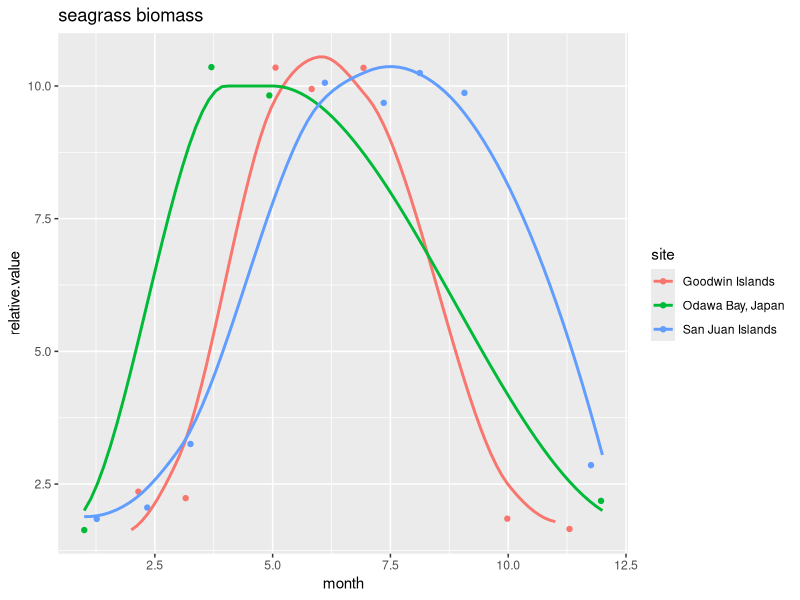
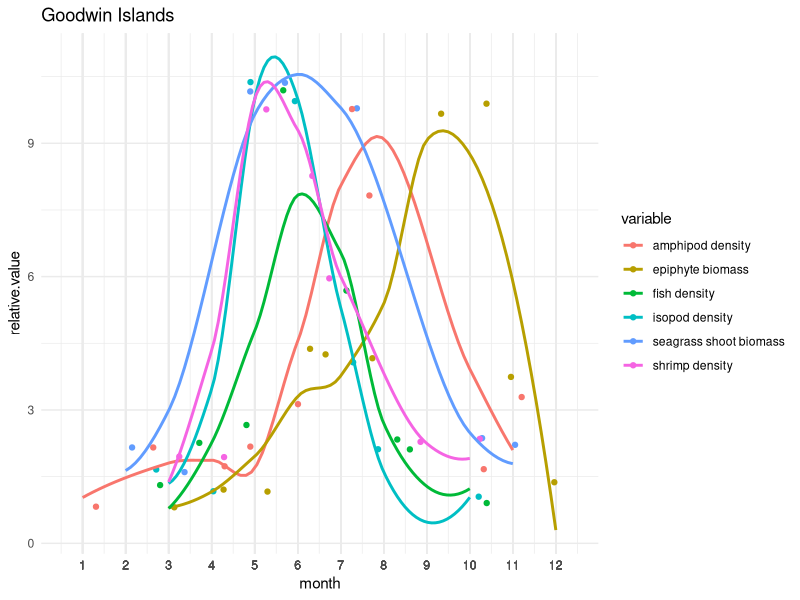
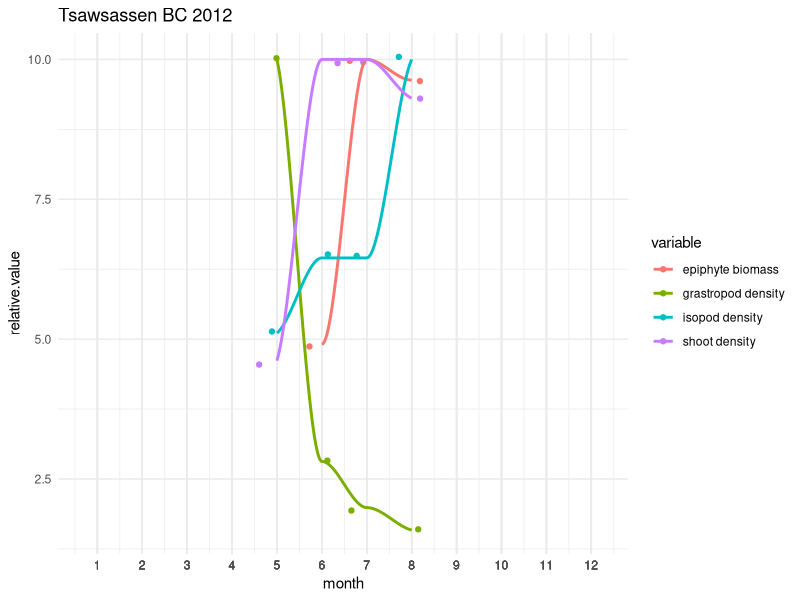
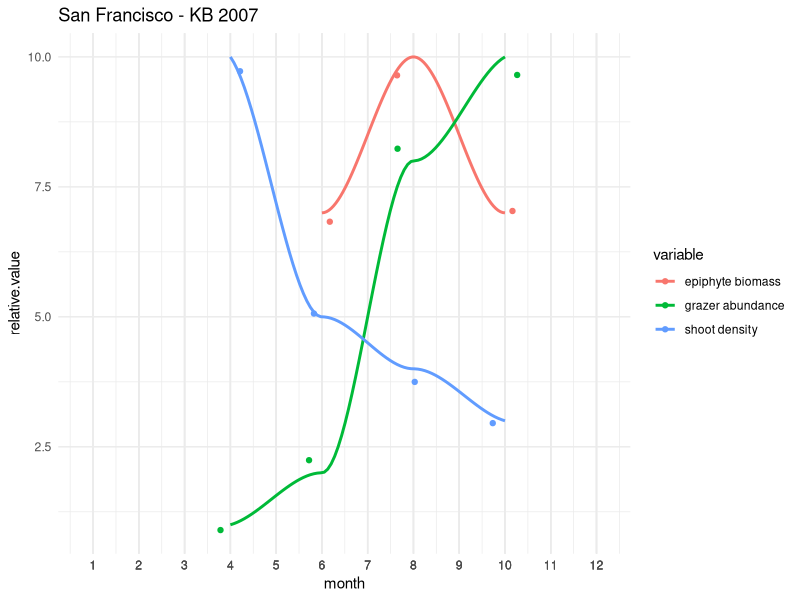
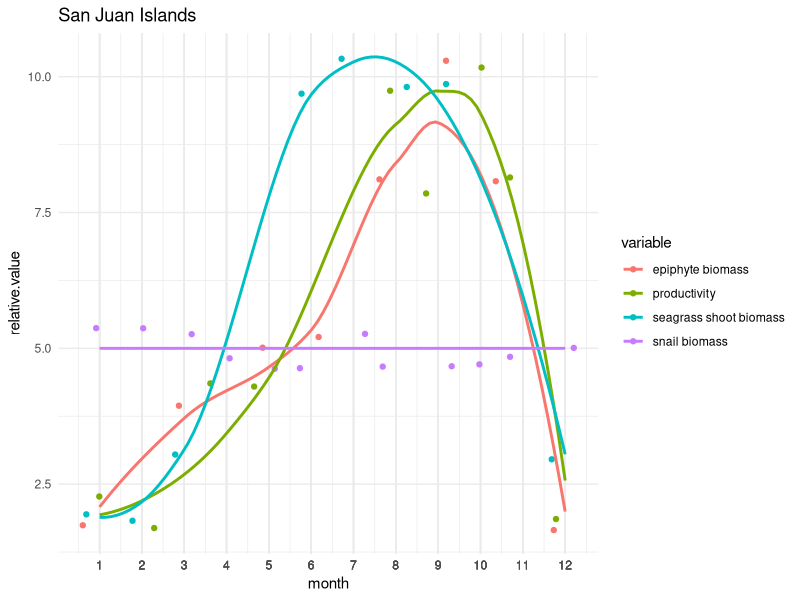
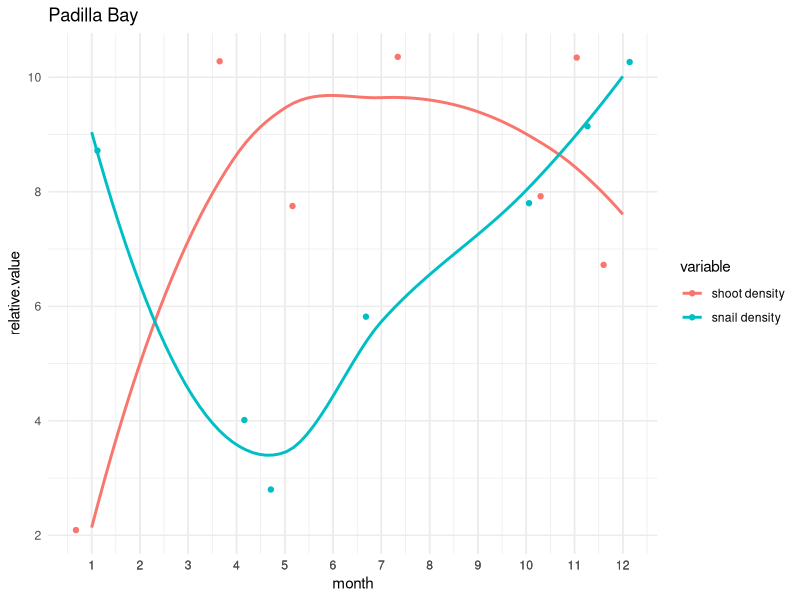
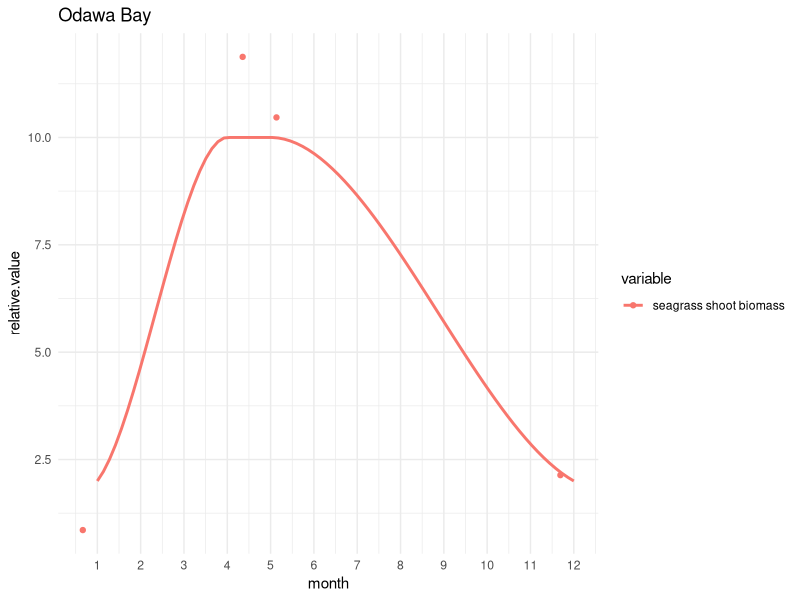

These figures' R source, in order: (Note: this script raises an error after producing the figures.)
### plotting seasonal variation in seagrass events

library(readr)
library(tidyverse)
library(ggplot2)
library(gridExtra)
library(cowplot)


data <- read_csv("sg.seasonality.data.csv")
head(data)
View(data)

sgb <- data %>%
  filter(., variable == "seagrass shoot biomass") %>%
  group_by(site)

sbg.fig <-
  ggplot(sgb, aes(x = month, y = relative.value)) +
  geom_jitter(aes(x = month, y = relative.value, color = site), na.rm = TRUE) +
  geom_smooth(aes(x = month, y = relative.value, color = site), se = FALSE) +
  ggtitle("seagrass biomass")

sbg.fig


GWI <- data %>%
  filter(., site == "Goodwin Islands") 

GWI.fig <-
  ggplot(GWI, aes(x = month, y = relative.value), group_by(variable)) +
  theme_minimal() +
  scale_x_continuous(breaks = GWI$month) +
  geom_jitter(aes(x = month, y = relative.value, color = variable), na.rm = TRUE) +
  geom_smooth(aes(x = month, y = relative.value, color = variable), se = FALSE) +
  ggtitle("Goodwin Islands")

GWI.fig


TW <- data %>%
  filter(., site == "Tsawwassen") 

TW.fig <-
  ggplot(TW, aes(x = month, y = relative.value), group_by(variable)) +
  theme_minimal() +
  scale_x_continuous(breaks = TW$month) +
  geom_jitter(aes(x = month, y = relative.value, color = variable), na.rm = TRUE) +
  geom_smooth(aes(x = month, y = relative.value, color = variable), se = FALSE) +
  ggtitle("Tsawsassen BC 2012")

TW.fig


SF <- data %>%
  filter(., site == "San Francisco Bay - KB") 

SF.fig <-
  ggplot(SF, aes(x = month, y = relative.value), group_by(variable)) +
  theme_minimal() +
  scale_x_continuous(breaks = SF$month) +
  geom_jitter(aes(x = month, y = relative.value, color = variable), na.rm = TRUE) +
  geom_smooth(aes(x = month, y = relative.value, color = variable), se = FALSE) +
  ggtitle("San Francisco - KB 2007")

SF.fig


SJI <- data %>%
  filter(., site == "San Juan Islands") 

SJI.fig <-
  ggplot(SJI, aes(x = month, y = relative.value), group_by(variable)) +
  theme_minimal() +
  scale_x_continuous(breaks = SJI$month) +
  geom_jitter(aes(x = month, y = relative.value, color = variable), na.rm = TRUE) +
  geom_smooth(aes(x = month, y = relative.value, color = variable), se = FALSE) +
  ggtitle("San Juan Islands")

SJI.fig


PB <- data %>%
  filter(., site == "Padilla Bay") 

PB.fig <-
  ggplot(PB, aes(x = month, y = relative.value), group_by(variable)) +
  theme_minimal() +
  scale_x_continuous(breaks = PB$month) +
  geom_jitter(aes(x = month, y = relative.value, color = variable), na.rm = TRUE) +
  geom_smooth(aes(x = month, y = relative.value, color = variable), se = FALSE) +
  ggtitle("Padilla Bay")

PB.fig


## Odawa Bay


OB <- data %>%
  filter(., site == "Odawa Bay, Japan") 
View(OB)

OB.fig <-
  ggplot(OB, aes(x = month, y = relative.value), group_by(variable)) +
  theme_minimal() +
  scale_x_continuous(breaks = OB$month) +
  geom_jitter(aes(x = month, y = relative.value, color = variable), na.rm = TRUE) +
  geom_smooth(aes(x = month, y = relative.value, color = variable), se = FALSE) +
  ggtitle("Odawa Bay")

OB.fig




## all figs at once
all <- plot_grid(GWI.fig,TW.fig, SF.fig, PB.fig, SJI.fig, nrow = 3, ncol = 2)

cowplot::ggsave("allsites.jpg", plot = all)

### ok, this will work to visualize the patterns. next step, try to get our (and others?) seasonal data into a figure...
